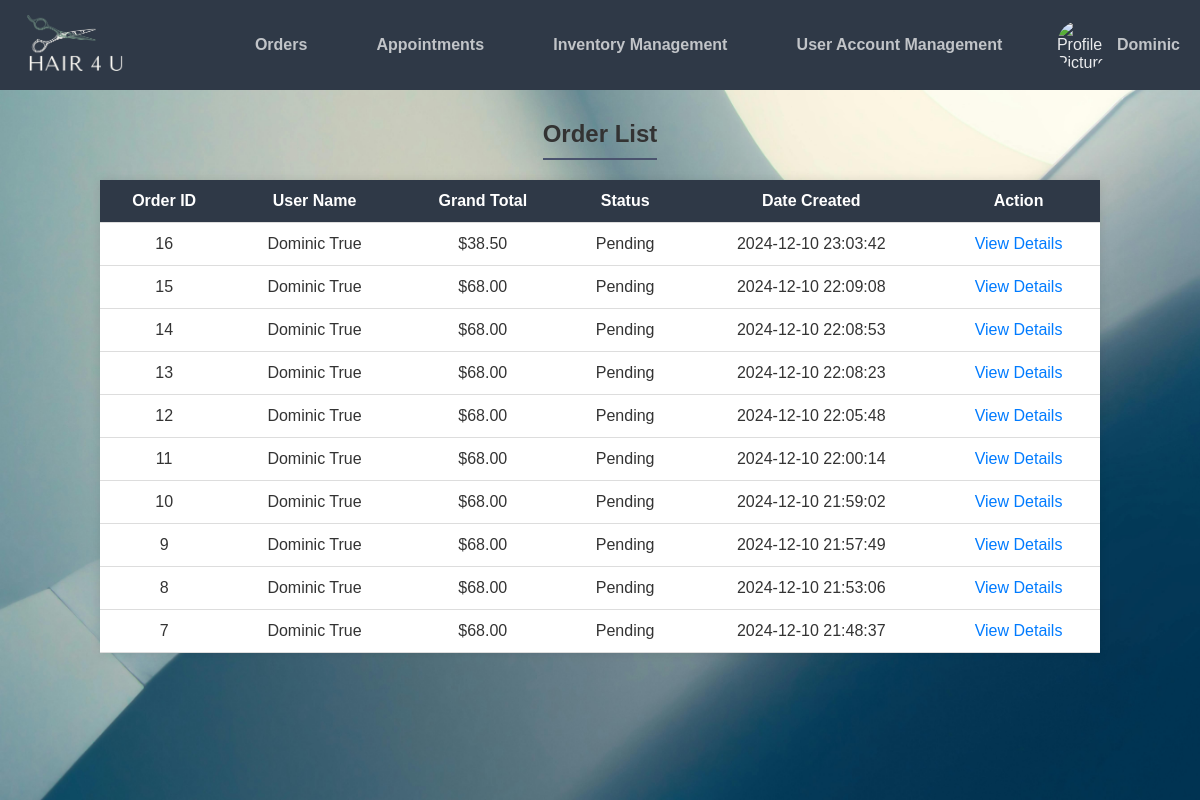
/cms/orders.php (signed in), run on the app's committed database.
### tables this page shows
CREATE TABLE `business_logo` (
  `id` int(11) NOT NULL,
  `logo_path` varchar(255) NOT NULL
);

CREATE TABLE `orders` (
  `order_id` int(11) NOT NULL,
  `user_id` int(11) NOT NULL,
  `grand_total` decimal(10,2) NOT NULL,
  `status` enum('Pending','Completed') NOT NULL DEFAULT 'Pending',
  `created_at` timestamp NOT NULL DEFAULT current_timestamp()
);

CREATE TABLE `accounts` (
  `id` int(11) NOT NULL,
  `firstname` varchar(50) NOT NULL,
  `lastname` varchar(100) NOT NULL,
  `username` varchar(50) NOT NULL,
  `password` varchar(255) NOT NULL,
  `email` varchar(100) NOT NULL,
  `phone` varchar(20) NOT NULL,
  `ad_1` varchar(50) NOT NULL,
  `activation_code` varchar(50) DEFAULT ''
);

### cms/orders.php (the view, shortened to what this page needs)
<?php
include 'setup.php';
$query = "SELECT orders.*, accounts.firstname, accounts.lastname
          FROM orders
          JOIN accounts ON orders.user_id = accounts.id
          ORDER BY orders.created_at DESC";
$result = $conn->query($query);
?>
<!DOCTYPE html>
<html>
<head>
    <link href="css/style.css" rel="stylesheet" type="text/css">
    <link href="css/admin.css" rel="stylesheet" type="text/css">
    <link rel="stylesheet" href="https://cdnjs.cloudflare.com/ajax/libs/font-awesome/6.0.0-beta3/css/all.min.css">
</head>
<body>
<?php include 'admin_navbar.php'; ?>
<div class="content">
    <h2>Order List</h2>
    <table class="order-list">
        <thead>
            <tr>
                <th>Order ID</th>
                <th>User Name</th>
                <th>Grand Total</th>
                <th>Status</th>
                <th>Date Created</th>
                <th>Action</th>
            </tr>
        </thead>
        <tbody>
            <?php
            if ($result->num_rows > 0) {
                while ($row = $result->fetch_assoc()) {
                    echo "<tr>";
                    echo "<td>" . $row['order_id'] . "</td>";
                    echo "<td>" . htmlspecialchars($row['firstname'], ENT_QUOTES) . " " . htmlspecialchars($row['lastname'], ENT_QUOTES) . "</td>";
                    echo "<td>$" . $row['grand_total'] . "</td>";
                    echo "<td>" . $row['status'] . "</td>";
                    echo "<td>" . $row['created_at'] . "</td>";
                    echo "<td><a href='order_details.php?order_id=" . $row['order_id'] . "'>View Details</a></td>";
                    echo "</tr>";
                }
            } else {
                echo "<tr><td colspan='6'>No orders found</td></tr>";
            }
            ?>
        </tbody>
    </table>
</div>
</body>
</html>

### cms/admin_navbar.php (shortened to what this page needs)
<?php
include 'setup.php';
if (isset($_SESSION['user_details']) && isset($_SESSION['user_details']['account_id'])) {
    $firstName = htmlspecialchars($_SESSION['user_details']['firstname'], ENT_QUOTES);
} else {
    $firstName = "User";
    $accountId = null;
}
$profilePic = 'path/to/default_image.jpg';
$logoPath = 'path/to/default_logo.jpg';
$logoStmt = $pdo->prepare("SELECT logo_path FROM business_logo WHERE id = :id");
$logoStmt->execute(['id' => 2]);
$logoResult = $logoStmt->fetch(PDO::FETCH_ASSOC);
if ($logoResult && !empty($logoResult['logo_path'])) {
    $logoPath = $logoResult['logo_path'];
}
?>
<!DOCTYPE html>
<html>
<head>
    <link href="css/style.css" rel="stylesheet" type="text/css">
    <link href="css/admin.css" rel="stylesheet" type="text/css">
    <link rel="stylesheet" href="https://cdnjs.cloudflare.com/ajax/libs/font-awesome/6.0.0-beta3/css/all.min.css">
</head>
<body>
<nav class="navtop">
    <div class="logo">
    <a href="admin.php">
        <img src="<?= $logoPath ?>" alt="Business Logo">
    </div>
    <div class="links">
        <a href="orders.php">Orders</a>
        <a href="appointments.php">Appointments</a>
        <a href="products.php">Inventory Management</a>
        <a href="user_accounts.php">User Account Management</a>
    </div>
    <div class="profile">
        <img src="<?= $profilePic ?>" alt="Profile Picture">
        <span><?= $firstName ?></span>
    </div>
</nav>
</body>
</html>

### cms/css/style.css (style rules this page uses)
* { margin: 0; padding: 0; box-sizing: border-box; }
html, body { border: 0; margin: 0; padding: 0; width: 100%; height: 100%; }
body { overflow-x: hidden; }
.content { background-image: url('../img/homepage_bg.jpg'); background-size: cover; background-position: center; background-repeat: no-repeat; height: auto; display: flex; flex-direction: column; justify-content: center; align-items: center; text-align: center; }
body { font-family: 'Roboto', sans-serif; }

### cms/css/admin.css (style rules this page uses)
body { font-family: Arial, sans-serif; margin: 0; padding: 0; box-sizing: border-box; height: 100vh; display: flex; flex-direction: column; background-color: #f4f4f9; }
.navtop { background-color: #2f3947; height: 90px; display: flex; align-items: center; justify-content: space-between; padding: 0 20px; color: #eaebed; }
.navtop .logo img { height: 70px; width: auto; }
.navtop .links { display: flex; flex: 1; justify-content: space-around; margin: 0 20px; }
.navtop .links a { color: #c1c4c8; text-decoration: none; font-weight: bold; padding: 0 15px; white-space: nowrap; }
.navtop .profile { display: flex; align-items: center; gap: 10px; }
.navtop .profile img { height: 50px; width: 50px; border-radius: 50%; object-fit: cover; }
.navtop .profile span { color: #c1c4c8; font-weight: bold; white-space: nowrap; }
.content { flex: 1; overflow-y: auto; background-image: url('../img/admin_bg.jpg'); background-size: cover; background-position: center; background-repeat: no-repeat; display: flex; flex-direction: column; padding-top: 0; margin-top: 0; justify-content: flex-start; align-items: center; text-align: center; color: #333; }
.content h2 { margin-top: 30px; border-bottom: 2px solid #4a536e; padding-bottom: 10px; }
.order-list { width: 90%; max-width: 1000px; border-collapse: collapse; margin: 20px auto; background-color: #ffffff; box-shadow: 0 0 10px rgba(0, 0, 0, 0.1); }
.order-list th, .order-list td { padding: 12px; text-align: left; border-bottom: 1px solid #ddd; }
.order-list th { background-color: #2f3947; color: white; text-align: center; font-weight: bold; }
.order-list td { text-align: center; }
.order-list td a { color: #007bff; text-decoration: none; }

### data on the page
business_logo: logo_path (picture)
orders: order_id "16", user.firstname "Dominic", user.lastname "True", grand_total "38.50", status "Pending", created_at "2024-12-10 23:03:42"
orders: order_id "15", user.firstname "Dominic", user.lastname "True", grand_total "68.00", status "Pending", created_at "2024-12-10 22:09:08"
orders: order_id "14", user.firstname "Dominic", user.lastname "True", grand_total "68.00", status "Pending", created_at "2024-12-10 22:08:53"
orders: order_id "13", user.firstname "Dominic", user.lastname "True", grand_total "68.00", status "Pending", created_at "2024-12-10 22:08:23"
orders: order_id "12", user.firstname "Dominic", user.lastname "True", grand_total "68.00", status "Pending", created_at "2024-12-10 22:05:48"
orders: order_id "11", user.firstname "Dominic", user.lastname "True", grand_total "68.00", status "Pending", created_at "2024-12-10 22:00:14"
orders: order_id "10", user.firstname "Dominic", user.lastname "True", grand_total "68.00", status "Pending", created_at "2024-12-10 21:59:02"
orders: order_id "9", user.firstname "Dominic", user.lastname "True", grand_total "68.00", status "Pending", created_at "2024-12-10 21:57:49"
orders: order_id "8", user.firstname "Dominic", user.lastname "True", grand_total "68.00", status "Pending", created_at "2024-12-10 21:53:06"
orders: order_id "7", user.firstname "Dominic", user.lastname "True", grand_total "68.00", status "Pending", created_at "2024-12-10 21:48:37"

### other printed values
$firstName "Dominic"
